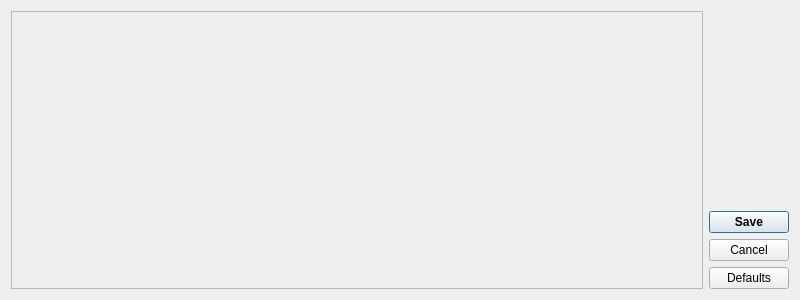
<?xml version="1.0" encoding="UTF-8"?>
<ui version="4.0">
 <class>SettingsWindow</class>
 <widget class="QDialog" name="SettingsWindow">
  <property name="geometry">
   <rect>
    <x>0</x>
    <y>0</y>
    <width>800</width>
    <height>300</height>
   </rect>
  </property>
  <property name="windowTitle">
   <string>Settings</string>
  </property>
  <layout class="QHBoxLayout" name="horizontalLayout">
   <item>
    <widget class="QScrollArea" name="scrollArea">
     <property name="horizontalScrollBarPolicy">
      <enum>Qt::ScrollBarAlwaysOff</enum>
     </property>
     <property name="widgetResizable">
      <bool>true</bool>
     </property>
     <widget class="QWidget" name="scrollAreaWidgetContents">
      <property name="geometry">
       <rect>
        <x>0</x>
        <y>0</y>
        <width>687</width>
        <height>280</height>
       </rect>
      </property>
      <layout class="QVBoxLayout" name="verticalLayout_2"/>
     </widget>
    </widget>
   </item>
   <item>
    <layout class="QVBoxLayout" name="verticalLayout">
     <item>
      <spacer name="verticalSpacer">
       <property name="orientation">
        <enum>Qt::Vertical</enum>
       </property>
       <property name="sizeHint" stdset="0">
        <size>
         <width>20</width>
         <height>40</height>
        </size>
       </property>
      </spacer>
     </item>
     <item>
      <widget class="QPushButton" name="saveButton">
       <property name="font">
        <font>
         <weight>75</weight>
         <bold>true</bold>
        </font>
       </property>
       <property name="text">
        <string>Save</string>
       </property>
       <property name="default">
        <bool>true</bool>
       </property>
       <property name="flat">
        <bool>false</bool>
       </property>
      </widget>
     </item>
     <item>
      <widget class="QPushButton" name="cancelButton">
       <property name="font">
        <font>
         <weight>50</weight>
         <bold>false</bold>
        </font>
       </property>
       <property name="text">
        <string>Cancel</string>
       </property>
      </widget>
     </item>
     <item>
      <widget class="QPushButton" name="restoreButton">
       <property name="text">
        <string>Defaults</string>
       </property>
      </widget>
     </item>
    </layout>
   </item>
  </layout>
 </widget>
 <resources/>
 <connections/>
</ui>
